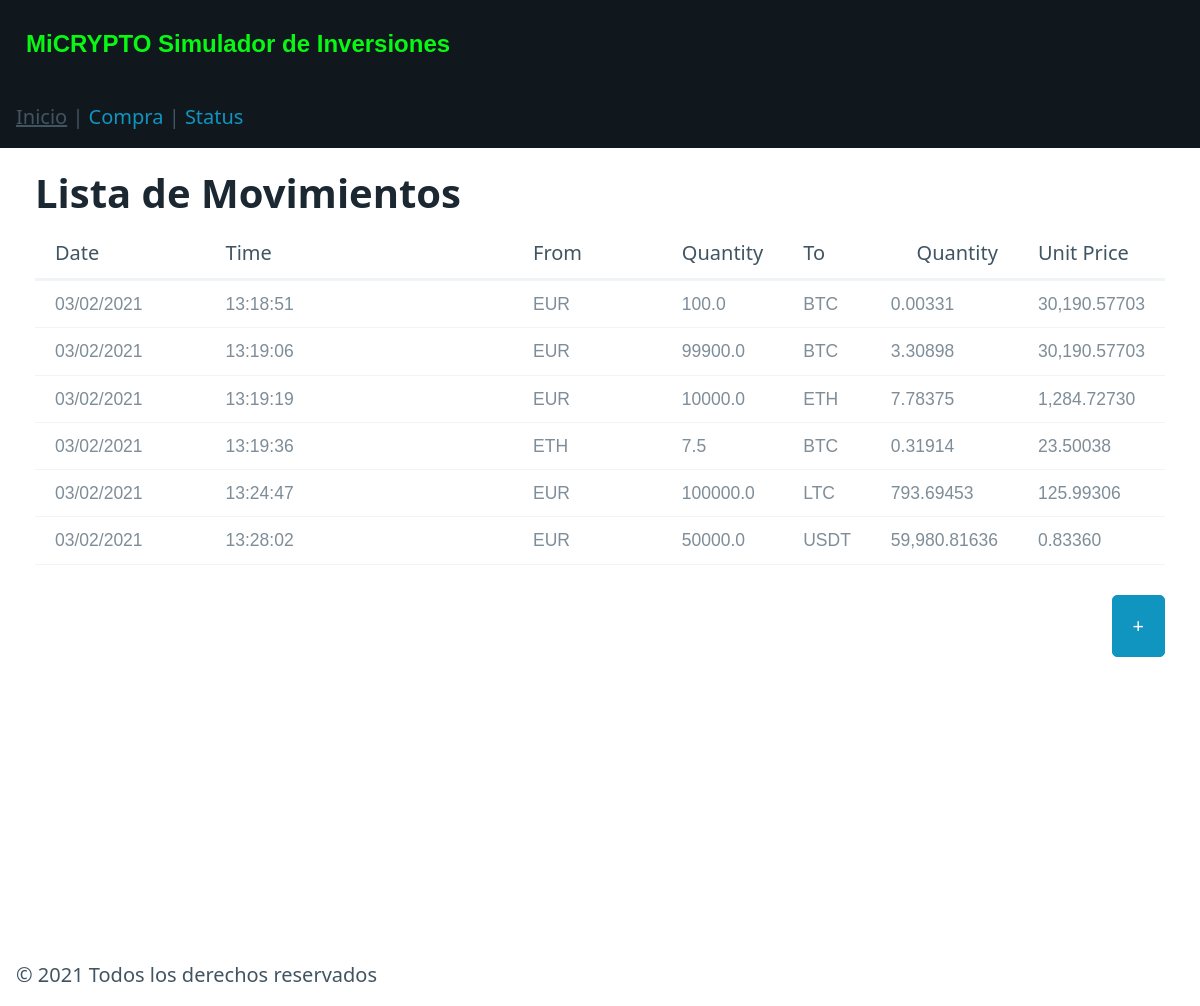
Before: / with the older database file.
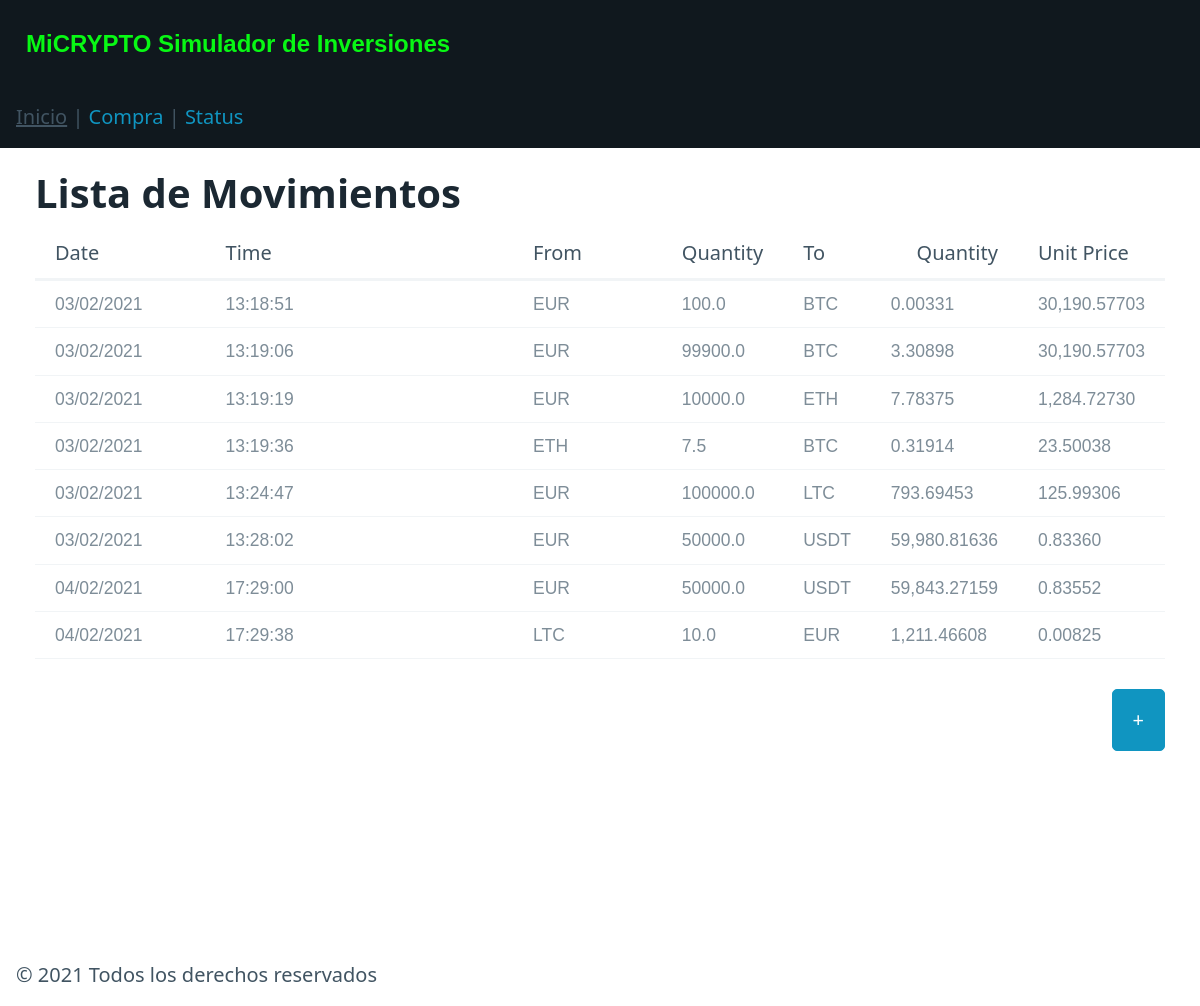
After: the same page with the newer database file.
### tables this page shows
CREATE TABLE "Movimientos" (
	"date"	TEXT NOT NULL,
	"time"	TEXT NOT NULL,
	"from_currency"	TEXT NOT NULL,
	"from_quantity"	REAL NOT NULL,
	"to_currency"	TEXT NOT NULL,
	"to_quantity"	REAL NOT NULL,
	"PU"	REAL NOT NULL
);

### movimientos/views.py (the view)
@app.route('/')
def listaMovimientos():
    try:
        ingresos = bbdd.dbconsulta('SELECT date, time, from_currency, from_quantity, to_currency, to_quantity, pu FROM movimientos')
        return render_template ('listaMovimientos.html', menu='listaMovimientos', ingresos=ingresos)
    except sqlite3.Error:
        ingresos = None
        errorDB = "**ERROR** no se puede acceder a la base de datos, intentelo más tarde"
        return render_template('listaMovimientos.html', menu='listaMovimientos', errorDB=errorDB, ingresos=ingresos)

### movimientos/bbdd.py (called while the page is built)
def dbconsulta(consulta, params=()):
    conn = sqlite3.connect(DBFILE)
    cursor = conn.cursor()
    cursor.execute(consulta, params)
    resultado= cursor.fetchall()
    if len(resultado) == 0:
        resultado = None
    conn.commit()
    conn.close()
    return resultado

### movimientos/templates/listaMovimientos.html (shortened to what this page needs)
{% extends 'base.html' %}
{% block contenido %}
    <h1 class="title">Lista de Movimientos </h1>
    <table WIDTH="80%" class="primary">
        <thead>
            <tr>
                <th class="Fecha">Date</th>
                <th class="Hora">Time</th>
                <th class="From">From</th>
                <th class="Quantity">Quantity</th>
                <th class="To">To</th>
                <th class="Quantity">Quantity</th>
                <th class="P.U.">Unit Price</th>
            </tr>
        </thead>
        <tbody>
        {% if not ingresos %}
            <tr>
                <td class="title_no_movimientos"> NO HAY MOVIMIENTOS </td>
            </tr>
        {% else %}
            {% for ingreso in ingresos  %}
            <tr class="movimientos">
                <td>{{ ingreso[0] }} </td>
                <td>{{ ingreso[1] }} </td>
                <td>{{ ingreso[2] }} </td>
                <td>{{ ingreso[3] }} </td>
                <td>{{ ingreso[4] }} </td>
                <td>{{ "{:,.5f}".format(ingreso[5]) }} </td>
                <td>{{ "{:,.5f}".format(ingreso[6]) }} </td>
            </tr>
            {% endfor %}
        {% endif %}
        </tbody>
        </table>
        <div class="title_button-new">
            <a role="button" href="/nuevacompra">+</a>
        </div>
{% endblock %}

Changed rows visible on the page:
added Movimientos: date "04/02/2021", time "17:29:00", from_currency "EUR", from_quantity "50000.0", to_currency "USDT", to_quantity "59,843.27159", PU "0.83552"
added Movimientos: date "04/02/2021", time "17:29:38", from_currency "LTC", from_quantity "10.0", to_currency "EUR", to_quantity "1,211.46608", PU "0.00825"
